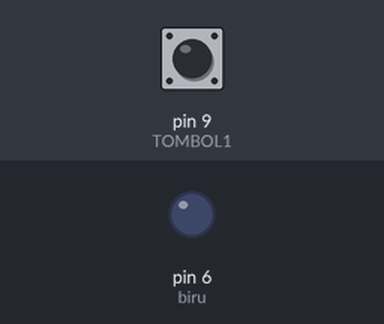
This sketch was run on a simulated Arduino Uno, built with avr-gcc and run on an emulated ATmega328P. On the bench: output pins drawn as LEDs (lit = HIGH). The inputs (shaded band) are chosen by the test bench; at power-on: pin 9 (TOMBOL1) HIGH.

Above: at 1.2 s.
1.3 s: pin 9 (TOMBOL1) pulled LOW for 0.15 s
At 2.2 s:
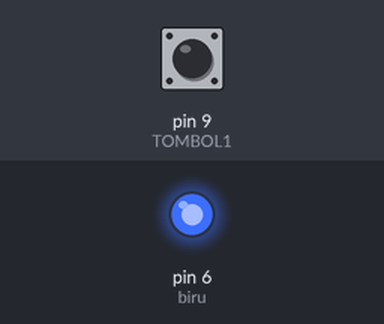
2.9 s: pin 9 (TOMBOL1) pulled LOW for 1 s
At 3.4 s:
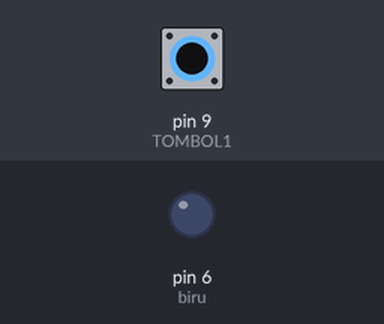
5.4 s: pin 9 (TOMBOL1) pulled LOW for 3.2 s
At 6.5 s:
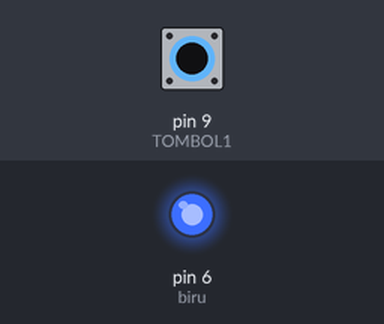
Timing chart, 0 to 8.4 s (numbered marks = the images above; inputs shaded):
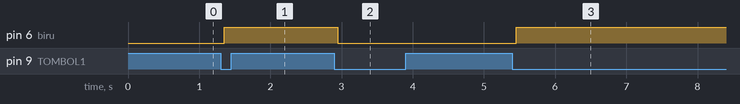

The sketch:

TUTORIAL_BUTTON_3.ino
```cpp
/*
   TUTORIAL PUSH BUTTON PADA ARDUINO
   PUSH BUTTON DAN LED
   PENGGUNAAN DEBOUNCE

   Pinout :
   Tombol 1 -> D9
   Tombol 2 -> D8

   D4 -> Led Merah
   D5 -> Led Hijau
   D6 -> Led Biru
   D7 -> Led Kuning
*/

#define TOMBOL1 9
#define TOMBOL2 8

#define merah 4
#define hijau 5
#define biru 6
#define kuning 7

int statusLed = LOW;
int statusTombolTerakhir = HIGH;
int statusTombol;

unsigned long lastDebounceTime = 0;
unsigned long debounceDelay = 50;


void setup()
{
  pinMode(TOMBOL1, INPUT); //set menjadi input
  pinMode(biru, OUTPUT);
  digitalWrite(TOMBOL1, HIGH); //pull high sebagai default awal

  digitalWrite(biru, statusLed);
}

void loop()
{
  int a = digitalRead(TOMBOL1);

  if (a != statusTombolTerakhir) {
    // reset debouncing timer
    lastDebounceTime = millis();
  }

  if ((millis() - lastDebounceTime) > debounceDelay) {
    if (a != statusTombol) {
      statusTombol = a;

      if (statusTombol == LOW) {
        statusLed = !statusLed;
      }
    }
  }
  digitalWrite(biru, statusLed);
  statusTombolTerakhir = a;
}
```

Measured:
- after the input at 1.3 s, pin 6 (biru): LOW → HIGH after 0.05 s
- after the input at 2.9 s, pin 6 (biru): HIGH → LOW after 0.05 s
- after the input at 5.4 s, pin 6 (biru): LOW → HIGH after 0.05 s
